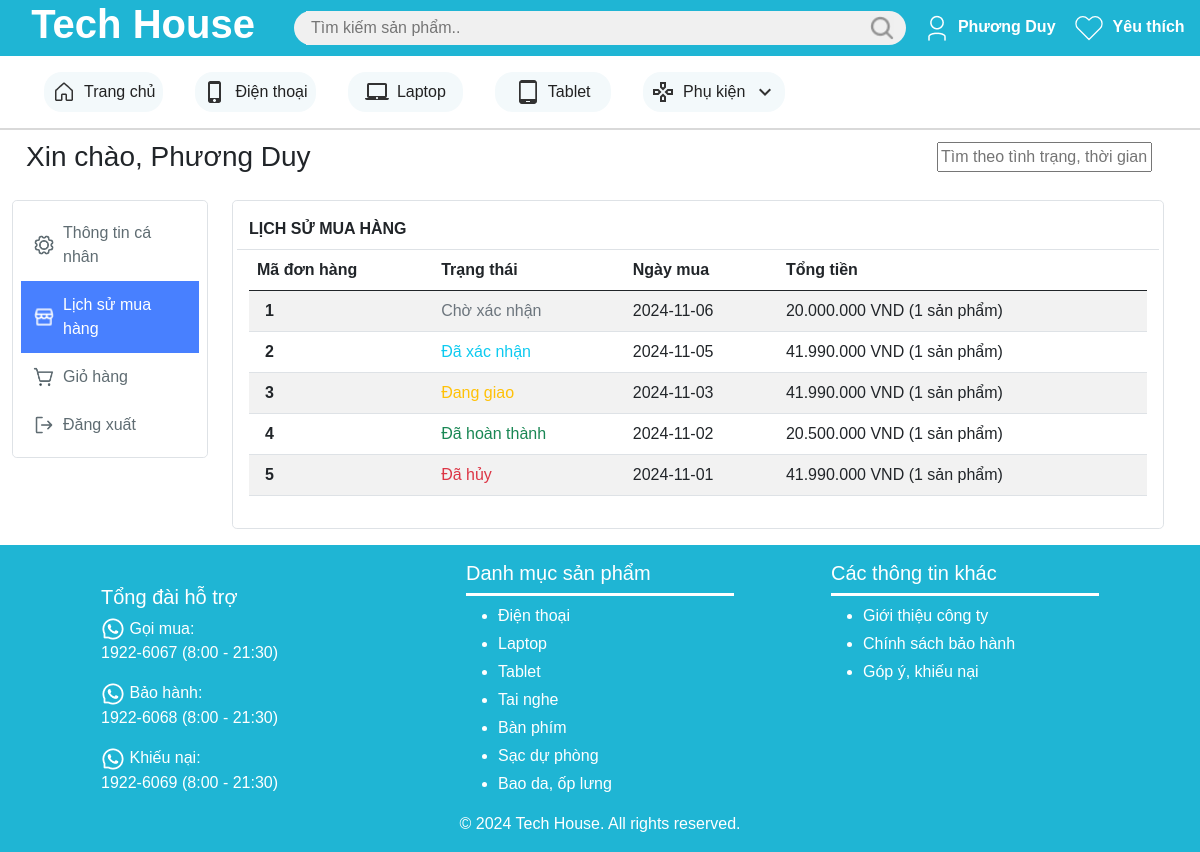
The app's page /member/order_history_dashboard.php (signed in), older data.
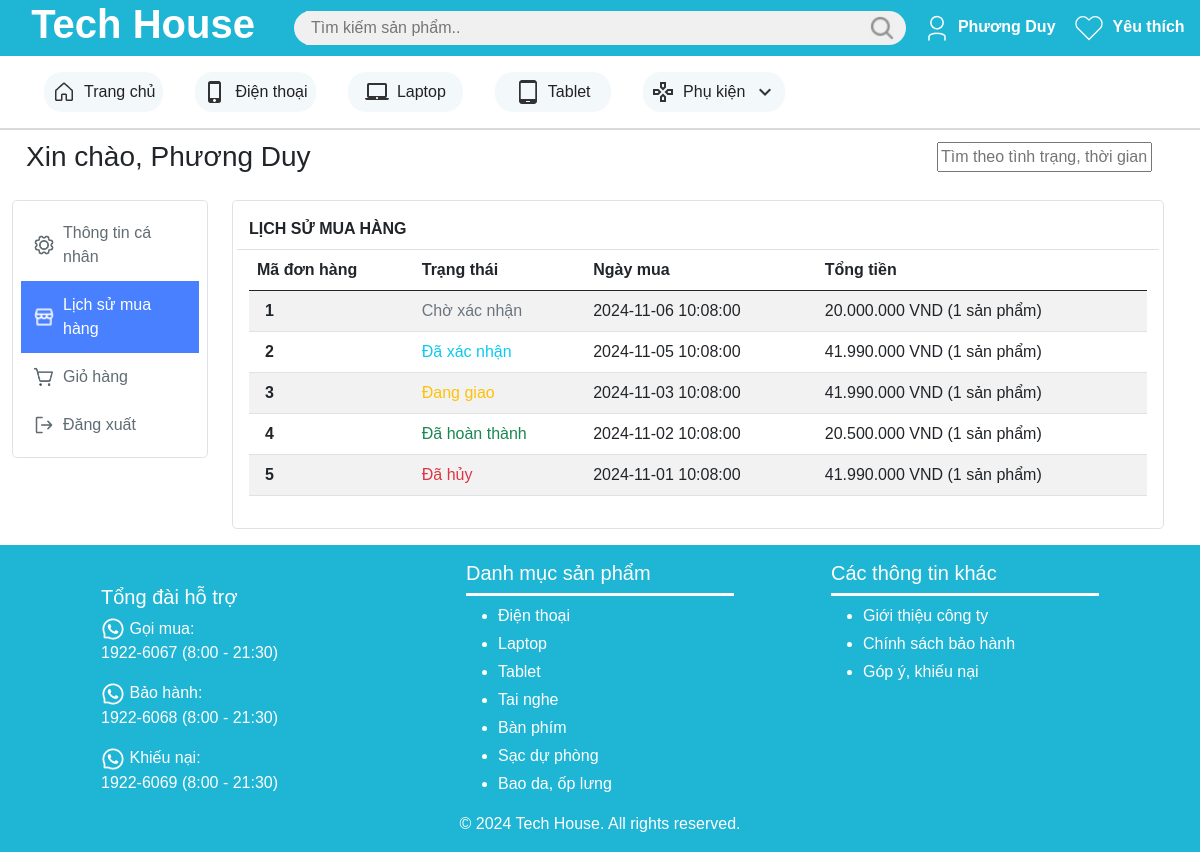
The same page, newer data.
### tables this page shows
create table Don_hang (
    ma_don_hang int primary key auto_increment,
    thanh_vien varchar(25) not null,
    thoi_diem_dat_hang datetime not null,
    thoi_diem_nhan_hang datetime,
    tinh_trang int not null,
     
    tong_gia int not null,

    foreign key (thanh_vien) references Thanh_vien(ten_dang_nhap)
);

### member/order_history_dashboard.php (the view, shortened to what this page needs)
<?php
$conn = new mysqli('localhost', 'root', '', 'tech_house_db');
$username = $_SESSION['ten_dang_nhap'];
$stmt = $conn->prepare('select d.*, count(c.ma_sp) as so_luong_sp
from don_hang d join chi_tiet_don_hang c on d.ma_don_hang = c.ma_don_hang
where thanh_vien = ? group by c.ma_don_hang;');
$stmt->bind_param('s', $username);
$stmt->execute();
$orders = $stmt->get_result();
if ($orders->num_rows === 0) {
    $orders = [];
} else {
    $orders = $orders->fetch_all(MYSQLI_ASSOC);
}
?>
<!DOCTYPE html>
<html lang="en">
<head>
    <link href="https://cdn.jsdelivr.net/npm/bootstrap@5.0.2/dist/css/bootstrap.min.css" rel="stylesheet">
    <link href="../styles/public/custom.css" rel="stylesheet">
    <link href="../styles/member/order_history_dashboard.css" rel="stylesheet">
</head>
<body>
    <div class="page-wrapper">
        <header>
            <div class="row bg-primary align-items-center">
                <div class="logo col-lg-3 col-3 text-white d-flex justify-content-center align-items-center ps-3">
                    <a href="../public/product_list.php" class="text-white text-center">
                        <h1 class="fw-bold">Tech House</h1>
                    </a>
                </div>
                <div class="search-bar col d-flex align-items-center bg-secondary">
                    <input type="text" id="search-input" class="search-input bg-secondary border-0"
                    placeholder="Tìm kiếm sản phẩm..">
                    <button type="button" class="search-btn border border-0 p-0 m-0"
                    id="search-btn">
                        <img src="../imgs/icons/search.png" alt="search" width="24" height="24">
                    </button>
                </div>
                <div class="login-cart col-lg-3 col-4 d-flex align-items-center justify-content-evenly">
                    <div class="login w-50 d-flex justify-content-center">
                        <?php
                        if (isset($_SESSION['ten_dang_nhap'])) {
                            echo
                            '<a href="./user_info.php" class="fw-bold text-white">
                                <img src="../imgs/icons/user.png" alt="user" width="32" height="32">
                                <span>'.$_SESSION['ho_ten'].'</span></a>';
                        } else {
                            echo
                            '<a href="../public/login.php" class="fw-bold text-white">
                                <img src="../imgs/icons/user.png" alt="user" width="32" height="32">
                                <span>Đăng nhập</span>
                            </a>';
                        }
                        ?>
                    </div>
                    <div class="cart w-50 d-flex justify-content-center">
                        <a href="./love_list.php" class="fw-bold text-white">
                          <span>Yêu thích</span>
                        </a>
                    </div>
                </div>
            </div>
            <div class="tabs row justify-content-between align-items-center bg-white p-3 ps-5 gap-3">
                <div class="tab col">
                    <a href="../index.php">
                        <img src="../imgs/icons/house.png" alt="home" width="24" height="24">
                        Trang chủ
                    </a>
                </div>
                <div class="tab col">
                    <a href="../public/product_list.php?product_type=1">
                        <img src="../imgs/icons/phone_iphone.png" alt="phone" width="24" height="24">
                        Điện thoại
                    </a>
                </div>
                <div class="tab col">
                    <a href="../public/product_list.php?product_type=0">
                        <img src="../imgs/icons/laptop_mac.png" alt="laptop" width="24" height="24">
                        Laptop
                    </a>
                </div>
                <div class="tab col">
                    <a href="../public/product_list.php?product_type=2">
                        <img src="../imgs/icons/tablet_android.png" alt="tablet" width="24" height="24">
                        Tablet
                    </a>
                </div>
                <div class="tab col">
                    <a href="../public/product_list.php?product_type=3">
                        <img src="../imgs/icons/gamepad.png" alt="other" width="24" height="24">
                        Phụ kiện
                        <img src="../imgs/icons/keyboard_arrow_down.png" alt="arrow-down" width="24" height="24">
                    </a>
                </div>
            </div>
        </header>
        <main class="pb-3">
            <div class="hello ps-3 pe-5 fw-bold container-fluid">
                <div class="d-flex justify-content-between align-items-center">
                    <h3>
                        <?php
                        echo 'Xin chào, '.$_SESSION['ho_ten'];
                        ?>
                    </h3>
                    <div class="search-order ms-auto">
                        <input type="text" class="search-order-input" placeholder="Tìm theo tình trạng, thời gian..." id="search-order-btn">
                    </div>
                </div>
            </div>
            <div class="container-fluid mt-3">
                <div class="d-flex justify-content-center justify-content-md-start">
                    <nav class="col sidebar d-none d-md-block">
                        <div class="sidebar-sticky">
                            <ul class="nav border rounded-3 flex-column">
                                <li class="nav-item">
                                    <a href="user_info.php">
                                        <span class="setting-icon"></span>
                                        <span>Thông tin cá nhân</span>
                                    </a>
                                </li>
                                <li class="nav-item active">
                                    <a href="./order_history_dashboard.php">
                                        <img src="../imgs/icons/order_history_white.png" alt="order_history" width="22" height="22">
                                        <span>Lịch sử mua hàng</span>
                                    </a>
                                </li>
                                <li class="nav-item">
                                    <a href="./cart.php">
                                        <span class="cart-icon"></span>
                                        <span>Giỏ hàng</span>
                                    </a>
                                </li>
                                <li class="nav-item">
                                    <a href="./logout.php">
                                        <span class="log-out-icon"></span>
                                        <span>Đăng xuất</span>
                                    </a>
                                </li>
                            </ul>
                        </div>
                    </nav>
                    <div class="col-md-10 ml-sm-auto px-4">
                        <div class="card p-3 border rounded-3">
                            <div class="row fw-bold border-bottom pb-2">
                                <div class="col">LỊCH SỬ MUA HÀNG</div>
                            </div>
                            <table class="table table-striped table-hover">
                                <thead>
                                    <tr>
                                        <th class="w-20">Mã đơn hàng</th>
                                        <th>Trạng thái</th>
                                        <th>Ngày mua</th>
                                        <th>Tổng tiền</th>
                                    </tr>
                                </thead>
                                <tbody>
                                    <?php
                                    if (count($orders) === 0) {
                                        echo '<tr><td colspan="4" class="text-center text-gray">Bạn chưa có đơn hàng nào</td></tr>';
                                    } else {
                                        foreach ($orders as $order) {
                                            echo '<tr class="order" data-order-id="'.$order['ma_don_hang'].'"
                                            data-order-time="'.$order['thoi_diem_dat_hang'].'" ';
                                            switch ($order['tinh_trang']) {
                                                case 0:
                                                    echo 'data-order-status="chờ xác nhận"';
                                                    break;
                                                case 1:
                                                    echo 'data-order-status="đã xác nhận"';
                                                    break;
                                                case 2:
                                                    echo 'data-order-status="đang giao"';
                                                    break;
                                                case 3:
                                                    echo 'data-order-status="đã hoàn thành"';
                                                    break;
                                                case 4:
                                                    echo 'data-order-status="đã hủy"';
                                                    break;
                                            }
                                            echo '>';
                                            echo '<td class="ps-3"><a href="./order_history_detail.php?order_id='.$order['ma_don_hang'].'">'.$order['ma_don_hang'].'</a></td>';
                                            switch ($order['tinh_trang']) {
                                                case 0:
                                                    echo '<td><span class="text-secondary">Chờ xác nhận</span></td>';
                                                    break;
                                                case 1:
                                                    echo '<td><span class="text-info">Đã xác nhận</span></td>';
                                                    break;
                                                case 2:
                                                    echo '<td><span class="text-warning">Đang giao</span></td>';
                                                    break;
                                                case 3:
                                                    echo '<td><span class="text-success">Đã hoàn thành</span></td>';
                                                    break;
                                                case 4:
                                                    echo '<td><span class="text-danger">Đã hủy</span></td>';
                                                    break;
                                            }
                                            echo '<td>'.$order['thoi_diem_dat_hang'].'</td>';
                                            echo '<td>'.number_format($order['tong_gia'], 0, ",", ".").' VND ('.$order['so_luong_sp'].' sản phẩm)</td>';
                                            echo '</tr>';
                                        }
                                    }
                                    ?>
                                </tbody>
                            </table>
                        </div>
                    </div>
                </div>
            </div>
        </main>
        <footer class="row bg-primary text-white p-3 justify-content-center">
            <div class="row justify-content-evenly infomations">
                <div class="contact col-sm-3 col-7 pt-sm-4">
                    <h5>Tổng đài hỗ trợ</h5>
                    <div class="phone-wrapper">
                        <img src="../imgs/icons/call_icon.png" alt="phone" width="24" height="24">
                        <span>Gọi mua:</span>
                    </div>
                    <p>1922-6067 (8:00 - 21:30)</p>
                    <div class="phone-wrapper">
                        <img src="../imgs/icons/call_icon.png" alt="phone" width="24" height="24">
                        <span>Bảo hành:</span>
                    </div>
                    <p>1922-6068 (8:00 - 21:30)</p>
                    <div class="phone-wrapper">
                        <img src="../imgs/icons/call_icon.png" alt="phone" width="24" height="24">
                        <span>Khiếu nại:</span>
                    </div>
                    <p>1922-6069 (8:00 - 21:30)</p>
                </div>
                <div class="category col-sm-4 col-5">
                    <h5>Danh mục sản phẩm</h5>
                    <ul class="d-flex flex-column gap-1">
                        <li><a href="#">Điện thoại</a></li>
                        <li><a href="#">Laptop</a></li>
                        <li><a href="#">Tablet</a></li>
                        <li><a href="#">Tai nghe</a></li>
                        <li><a href="#">Bàn phím</a></li>
                        <li><a href="#">Sạc dự phòng</a></li>
                        <li><a href="#">Bao da, ốp lưng</a></li>
                    </ul>
                </div>
                <div class="other-info col-sm-4 col-5">
                    <h5>Các thông tin khác</h5>
                    <ul class="d-flex flex-column gap-1">
                        <li><a href="#">Giới thiệu công ty</a></li>
                        <li><a href="#">Chính sách bảo hành</a></li>
                        <li><a href="#">Góp ý, khiếu nại</a></li>
                    </ul>
                </div>
            </div>
            <div class="row">
                <p class="text-center m-0">© 2024 Tech House. All rights reserved.</p>
            </div>
        </footer>
    </div>
</body>
</html>

### styles/public/custom.css (style rules this page uses)
* { box-sizing: border-box; }
html { scroll-behavior: smooth; }
.bg-primary { background-color:#1FB5D4!important; }
.bg-secondary { background-color:#F0F0F0!important; }
a, a:hover { color: inherit; text-decoration: none; }
.search-bar { border-radius: 62px; }
.search-input { padding: 5px 0px 5px 5px; width: 100%; }
.tab { background-color: #F3F9FB; color: #222222; border-radius: 18px; padding: .5rem; width: 40%; max-width: 150px; margin: 0 .5rem; transition: all ease-in-out .3s; }
.tabs { text-wrap: nowrap; }
.tabs a { display: flex; justify-content: center; align-items: center; column-gap: 0.5rem; margin: 0 auto; }
header { border-bottom: 2px solid #D9D9D9; }
.login-cart > div { transition: all ease-in-out .3s; }
.contact, .category, .other-info { max-width: min(25%, 300px); }
.category h5, .other-info h5 { padding-bottom: .5rem; border-bottom: 3px solid white; }
.sidebar { display: flex; position: relative; top: 0; left: 0; padding: 0; }
.sidebar-sticky { position: sticky; top: 0; }
.sidebar-sticky ul { display: flex; flex-direction: column; padding: .5rem; margin: 0; }
.nav-item { color: #5F6C72; padding: .75rem; }
.nav-item:hover, .nav-item.active { color: white; background-color: #4880FF; }
.tab { position: relative; }

### styles/member/order_history_dashboard.css (style rules this page uses)
body { font-family: Arial, sans-serif; }
.card { background-color: #ffffff; border: 1px solid #dee2e6; }
.border-bottom { border-bottom: 1px solid #dee2e6; }
.hello h3 { margin: 10px; }
tr td:first-child { font-weight: bold; }
.nav-item a { display: flex; align-items: center; gap: .5rem; }
.setting-icon { content: url("../../imgs/icons/setting.png"); width: 22px; height: 22px; }
.cart-icon { content: url("../../imgs/icons/shopping_cart.png"); width: 22px; height: 22px; }
.log-out-icon { content: url("../../imgs/icons/log-out.png"); width: 22px; height: 22px; }

Row changes from the older to the newer data that the page shows:
changed don_hang id 1: thoi_diem_dat_hang "2024-11-06" → "2024-11-06 10:08:00"
changed don_hang id 2: thoi_diem_dat_hang "2024-11-05" → "2024-11-05 10:08:00"
changed don_hang id 3: thoi_diem_dat_hang "2024-11-03" → "2024-11-03 10:08:00"
changed don_hang id 4: thoi_diem_dat_hang "2024-11-02" → "2024-11-02 10:08:00"
changed don_hang id 5: thoi_diem_dat_hang "2024-11-01" → "2024-11-01 10:08:00"
